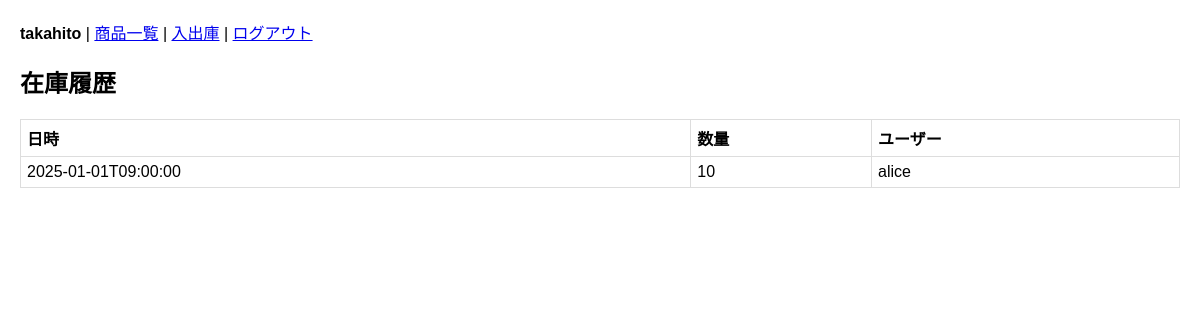
Before: /history/1 (signed in) with the older database file.
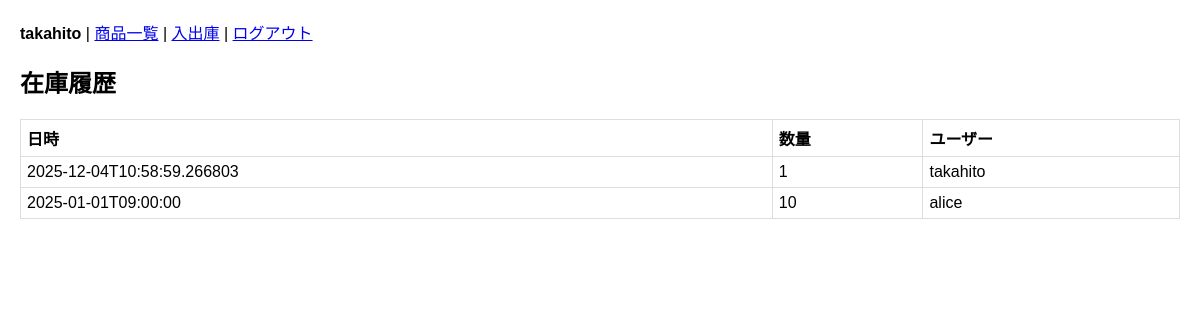
After: the same page with the newer database file.
### tables this page shows
CREATE TABLE "inventory_transactions" (
	"transaction_id"	INTEGER,
	"product_id"	INTEGER NOT NULL,
	"datetime"	TEXT NOT NULL,
	"user_id"	INTEGER NOT NULL,
	"quantity"	INTEGER NOT NULL,
	PRIMARY KEY("transaction_id"),
	FOREIGN KEY("product_id") REFERENCES "products"("product_id"),
	FOREIGN KEY("user_id") REFERENCES "users"("user_id")
);

CREATE TABLE users (
    user_id     INTEGER PRIMARY KEY,
    username    TEXT NOT NULL,
    password    TEXT NOT NULL
);

### app.py (the view)
@app.route("/history/<int:product_id>")
@login_required
def history(product_id):
    db = db_utils.get_db()
    cur = db.execute("""
        SELECT t.transaction_id, t.datetime, t.quantity, u.username
        FROM inventory_transactions t
        LEFT JOIN users u ON t.user_id = u.user_id
        WHERE t.product_id = ?
        ORDER BY t.datetime DESC
    """, (product_id,))
    rows = cur.fetchall()
    return render_template("layout_messages.html", rows=rows)

### app.py (called while the page is built)
def login_required(f):
    @wraps(f)
    def decorated(*args, **kwargs):
        if "user_id" not in session:
            flash("ログインしてください")
            return redirect(url_for("login"))
        return f(*args, **kwargs)
    return decorated

### db_utils.py (called while the page is built)
def get_db():
    if "db" not in g:
        g.db = sqlite3.connect(DATABASE)
        g.db.row_factory = sqlite3.Row
    return g.db

### templates/layout_messages.html
{% extends "base.html" %}
{% block body %}
<h2>在庫履歴</h2>
<table>
  <tr><th>日時</th><th>数量</th><th>ユーザー</th></tr>
  {% for r in rows %}
  <tr>
    <td>{{ r.datetime }}</td>
    <td>{{ r.quantity }}</td>
    <td>{{ r.username or "不明" }}</td>
  </tr>
  {% endfor %}
</table>
{% endblock %}

### templates/base.html (shortened to what this page needs)
<!doctype html>
<html>
<head>
</head>
<body>
  <nav>
    {% if session.username %}
      <strong>{{ session.username }}</strong> |
      <a href="{{ url_for('products') }}">商品一覧</a> |
      <a href="{{ url_for('transaction') }}">入出庫</a> |
      <a href="{{ url_for('logout') }}">ログアウト</a>
    {% else %}
      <a href="{{ url_for('login') }}">ログイン</a> |
      <a href="{{ url_for('register') }}">登録</a>
    {% endif %}
  </nav>
  {% block body %}{% endblock %}
</body>
</html>

Changed rows visible on the page:
now on this page (row unchanged): users: username "takahito"
added inventory_transactions: datetime "2025-12-04T10:58:59.266803", quantity "1", username "takahito"
Other visible differences:
{{ session.username }}: "takahito" → (not shown)
